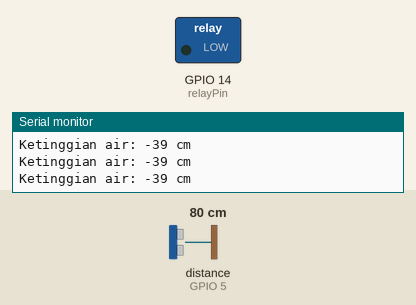
The sketch below on a simulated ESP8266 (NodeMCU). Parts: switched loads named in the sketch (green lamp = pin HIGH), the last lines printed to the serial monitor. Wiring (inferred from the names in the program): ultrasonic range finder: trigger GPIO 16; echo GPIO 5. The test bench sets the inputs (shaded band); at power-on: distance to the obstacle (sensor on GPIO 5) 80 cm. The echo pulse lasts 58.3 µs per cm; WiFi joins after 1.5 s; servers stay silent unless stated; pins used as bus, display or sensor lines are not drawn.

Above: at 3.0 s.
3.1 s: distance to the obstacle (sensor on GPIO 5) set to 35 cm
5.4 s: distance to the obstacle (sensor on GPIO 5) set to 13 cm
7.2 s: distance to the obstacle (sensor on GPIO 5) set to 10 cm
At 9.2 s:
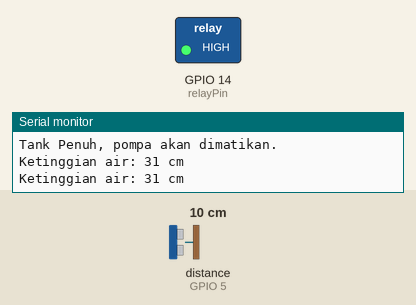
9.5 s: distance to the obstacle (sensor on GPIO 5) set to 28 cm
11.3 s: distance to the obstacle (sensor on GPIO 5) set to 34 cm
At 13.3 s:
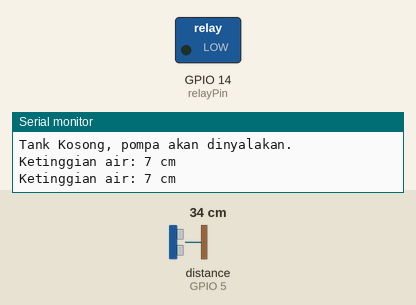
13.6 s: distance to the obstacle (sensor on GPIO 5) set to 2 cm
At 15.6 s:
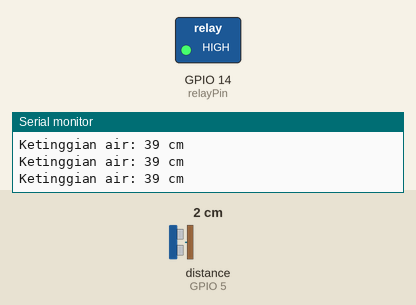
Timing chart, 0 to 16.7 s (numbered marks = the images above; inputs shaded):
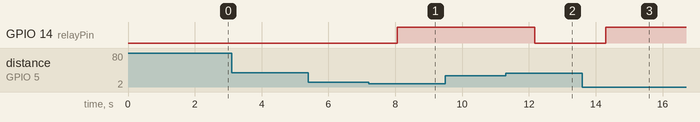

Measured:
- the behaviour switches between 12 and 11 cm on distance to the obstacle (sensor on GPIO 5) (found by bisection; images 0 and 1)
- the behaviour switches between 30 and 31 cm on distance to the obstacle (sensor on GPIO 5) (found by bisection; images 1 and 2)
- after the input at 7.2 s, GPIO 14 (relayPin): LOW → HIGH after 0.86 s
- after the input at 11.3 s, GPIO 14 (relayPin): HIGH → LOW after 0.88 s
- after the input at 13.6 s, GPIO 14 (relayPin): LOW → HIGH after 0.69 s

The sketch:

air.ino
```cpp
#define triggerPin 16
#define echoPin 5
#define relayPin 14
#define BLYNK_PRINT Serial


#include <ESP8266WiFi.h>
#include <BlynkSimpleEsp8266.h>

// You should get Auth Token in the Blynk App.
// Go to the Project Settings (nut icon).
char auth[] = "";

// Your WiFi credentials.
// Set password to "" for open networks.
char ssid[] = "";
char pass[] = "";

int tinggiPenampung = 40; // cm
int batasAtas = 30; // cm, batas penuhnya air. Mematikan motor.
int batasBawah = 10; // cm, batas sedikitnya air. Menyalakan motor.
int pompa = 0; // off

void setup() {
  Serial.begin (9600);
  Blynk.begin(auth, ssid, pass);
  pinMode(triggerPin, OUTPUT);
  pinMode(echoPin, INPUT);
  pinMode(relayPin, OUTPUT);

  digitalWrite(relayPin, LOW);
}

void loop() {
  long duration, distance, ketinggian;
  digitalWrite(triggerPin, LOW);
  delayMicroseconds(8);
  digitalWrite(triggerPin, HIGH);
  delayMicroseconds(8);
  digitalWrite(triggerPin, LOW);
  duration = pulseIn(echoPin, HIGH);
  distance = duration * 0.034 / 2;
  ketinggian = tinggiPenampung - distance;
  Serial.print("Ketinggian air: ");
  Serial.print(ketinggian);
  Serial.println(" cm");

  if (ketinggian >= batasAtas && pompa == 1){
    delay(500);
    Serial.println("Tank Penuh, pompa akan dimatikan.");
    Blynk.notify("Tank Penuh, pompa akan dimatikan.");
    pompa = 0;
    Blynk.virtualWrite(V1, LOW);
    digitalWrite(relayPin, HIGH);
  }
  else if (ketinggian <= batasBawah && distance < tinggiPenampung && pompa == 0){
    delay(500);

    Serial.println("Tank Kosong, pompa akan dinyalakan.");
    Blynk.notify("Tank Kosong, pompa akan dinyalakan.");
    pompa = 1;
    Blynk.virtualWrite(V1, HIGH);
    digitalWrite(relayPin, LOW);
  }

  Blynk.virtualWrite(V5, ketinggian);
  Blynk.virtualWrite(V4, distance);
  delay(200);

  Blynk.run();
  delay(200);
}
```
